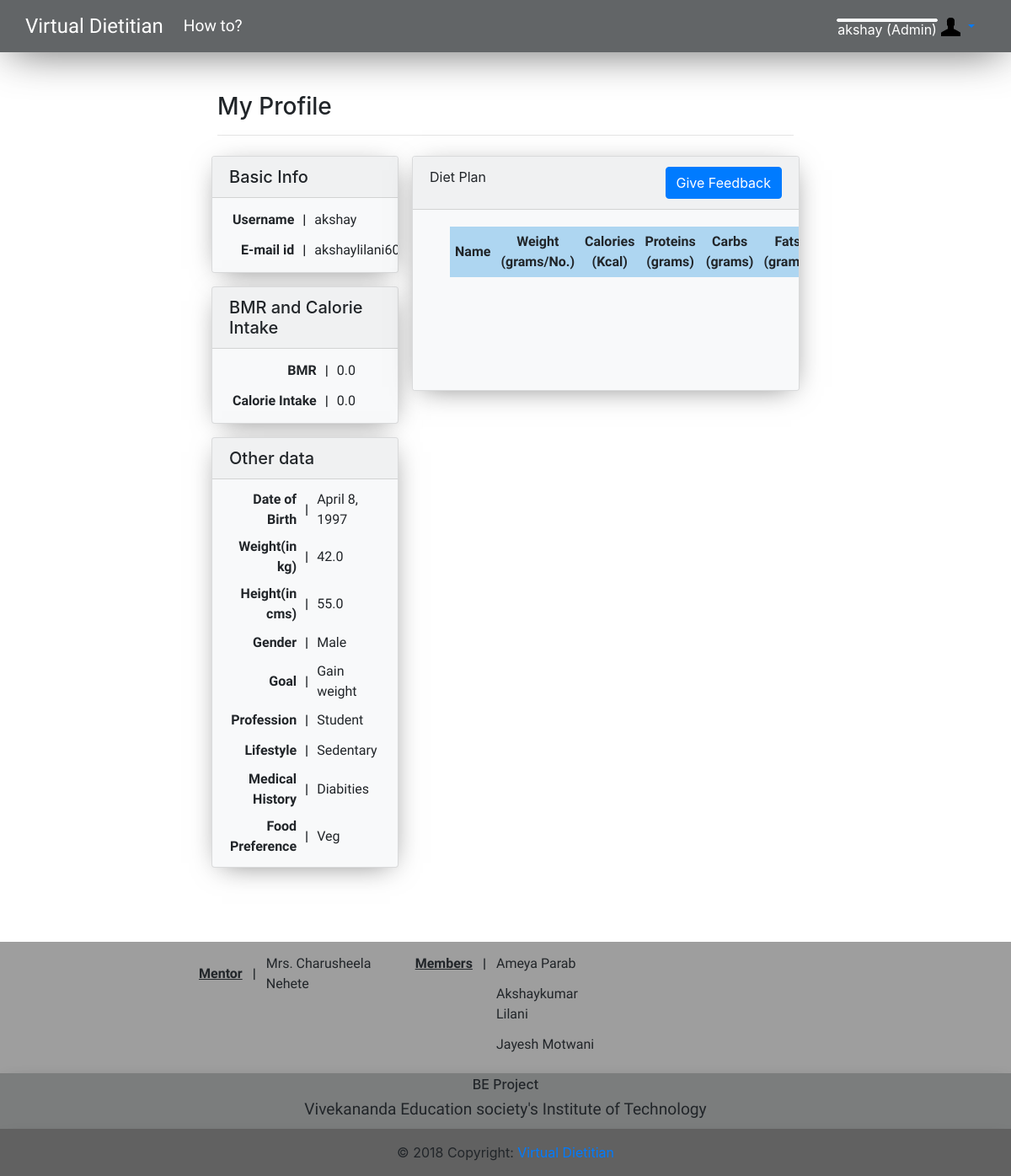
Page /user/2/profile/ (signed in) on the committed database.
### dietplan/models.py (models this page shows, shortened)
class UserDetails(models.Model):
    user = models.ForeignKey(User, on_delete=models.CASCADE)
    date_of_birth = models.DateField()
    weight = models.FloatField()
    height = models.FloatField()
    gender = models.CharField(max_length=6,choices=(('Male','Male'),
                                                    ('Female','Female')))
    goal = models.CharField(max_length=20,choices=(('Gain weight','Gain weight'),
                                                    ('Loose weight','Loose weight'),
                                                    ('Stay Fit','Stay Fit')))
    profession = models.CharField(max_length=50,choices=(('Student','Student'),
                                                        ('Graduate/Intern/Fresher Job/Work from Home','Graduate/Intern/Fresher Job/Work from Home'),
                                                        ('Corporate Work','Corporate Work'),
                                                        ('Medical/Education/Governmental work','Medical/Education/Governmental work'),
                                                        ('Physical Labour Work','Physical Labour Work')))
    lifestyle = models.CharField(max_length=20,choices=(('Sedentary','Sedentary'),
                                                        ('Lightly active','Lightly active'),
                                                        ('Moderately active','Moderately active'),
                                                        ('Very active','Very active'),
                                                        ('Extremely active','Extremely active')))
    medical_history = models.CharField(max_length=40,choices=(('None','None'),
                                                            ('Diabities','Diabities'),
                                                            ('Hypothyroidism','Hypothyroidism'),
                                                            ('Cholesterol','Cholesterol')))
    food_preference = models.CharField(max_length=20,choices=(('Veg','Veg'),
                                                            ('Non-veg','Non-veg'),
                                                            ('Veg including Egg','Veg including Egg')))
    dietPlan = JSONField(default={})
    BMR = models.FloatField(default=0)
    calorieintake = models.FloatField(default=0)
    class Meta:
        verbose_name_plural = 'UserDetails'

### dietplan/views.py (the view)
# urls.py: url(r'^user/(?P<pk>\d+)/profile/$', views.user_profile, name='profile'),
@login_required
def user_profile(request, pk):
    try:
        uif = UserDetails.objects.get(user_id=request.user.id)
    except UserDetails.DoesNotExist:
        return render(request, 'profile.html')
    thePlan = uif.dietPlan
    if feedback.objects.filter(user_id = request.user.id).exists():
        disabledFeedbackField = True
    else:
        disabledFeedbackField = False
    return render(request, 'profile.html', {'uif':uif,'plan':thePlan,
                                            'disable':disabledFeedbackField})

### dietplan/templates/profile.html (shortened to what this page needs)
{% extends 'base.html' %}
{% load staticfiles %}
{% block headblock %}
  <link rel="stylesheet" href="{% static 'css/profile.css' %}">
{% endblock %}
{% block body_block %}
    <div class="profilebody m-auto p-5" >
        <h3>My Profile</h3>
        <hr>
        <div class="row">
            <div class="col-4 p-2">
                <div class="thecard card bg-light mb-3" style="margin: auto;">
                    <h5 class="card-header">Basic Info</h5>
                    <div class="card-body p-auto pt-2 pb-2">
                        <table>
                            <tr >
                                <td class="cardtexta card-text p-1"><b>Username</b></td>
                                <td> <b>|</b> </td>
                                <td class="cardtextb card-text p-1"> {{ user.username }}</td>
                            </tr>
                             <tr>
                                <td class="cardtexta card-text p-1"><b>E-mail id</b></td>
                                 <td> <b>|</b> </td>
                                <td class="cardtextb card-text p-1"> {{ user.email }}</td>
                            </tr>
                        </table>
                    </div>
                </div>
                <div class="thecard card bg-light mb-3" style="margin: auto;">
                    <h5 class="card-header">BMR and Calorie Intake</h5>
                    <div class="card-body p-auto pt-2 pb-2">
                        <table>
                            <tr >
                                <td class="cardtexta card-text p-1"><b>BMR</b></td>
                                <td> <b>|</b> </td>
                                <td class="cardtextb card-text p-1">{{ uif.BMR }}</td>
                            </tr>
                             <tr>
                                <td class="cardtexta card-text p-1"><b>Calorie Intake</b></td>
                                 <td> <b>|</b> </td>
                                <td class="cardtextb card-text p-1"> {{ uif.calorieintake }}</td>
                            </tr>
                        </table>
                    </div>
                </div>
                <div class="thecard card bg-light mb-3">
                    <h5 class="card-header">Other data</h5>
                    <div class="card-body pl-3 pt-2 pb-2">
                        <table>
                            <tr>
                                <td class="cardtexta card-text p-1"><b>Date of Birth</b></td>
                                <td> <b>|</b> </td>
                                <td class="cardtextb card-text p-1"> {{ uif.date_of_birth }}</td>
                            </tr>
                            <tr>
                               <td class="cardtexta card-text p-1"><b>Weight(in kg)</b></td>
                                <td> <b>|</b> </td>
                               <td class="cardtextb card-text p-1"> {{ uif.weight }}</td>
                            </tr>
                            <tr>
                                <td class="cardtexta card-text p-1"><b>Height(in cms)</b></td>
                                <td> <b>|</b> </td>
                                <td class="cardtextb card-text p-1"> {{ uif.height }}</td>
                            </tr>
                            <tr>
                                <td class="cardtexta card-text p-1"><b>Gender</b></td>
                                <td> <b>|</b> </td>
                                <td class="cardtextb card-text p-1"> {{ uif.gender }}</td>
                            </tr>
                            <tr>
                                <td class="cardtexta card-text p-1"><b>Goal</b></td>
                                <td> <b>|</b> </td>
                                <td class="cardtextb card-text p-1"> {{ uif.goal }}</td>
                            </tr>
                            <tr>
                                <td class="cardtexta card-text p-1"><b>Profession</b></td>
                                <td> <b>|</b> </td>
                                <td class="cardtextb card-text p-1"> {{ uif.profession }}</td>
                            </tr>
                            <tr>
                                <td class="cardtexta card-text p-1"><b>Lifestyle</b></td>
                                <td> <b>|</b> </td>
                                <td class="cardtextb card-text p-1"> {{ uif.lifestyle }}</td>
                            </tr>
                            <tr>
                                <td class="cardtexta card-text p-1"><b>Medical History</b></td>
                                <td> <b>|</b> </td>
                                <td class="cardtextb card-text p-1"> {{ uif.medical_history }}</td>
                            </tr>
                            <tr>
                                <td class="cardtexta card-text p-1"><b>Food Preference</b></td>
                                <td> <b>|</b> </td>
                                <td class="cardtextb card-text p-1"> {{ uif.food_preference }}</td>
                            </tr>
                        </table>
                    </div>
                </div>
            </div>
            <div class="col-8 p-2">
                <div class="thecard card bg-light mb-3">
                    <div  class="card-header">
                      Diet Plan
                      {% if not disable %}
                      <button type="button" class="btn btn-primary showFeedButton" data-toggle="modal" data-target="#feedbackModal" style="float:right;">
                        Give Feedback
                      </button>
                      {% else %}
                      <button type="button" class="btn btn-primary disableFeedButton" style="float:right;" disabled>
                        Give Feedback
                      </button>
                      {% endif %}
                    </div>
                    <div class="card-body text-center">
                        {% if uif %}
                        <table class="mealtable m-auto">
                          <tr class="tophead">
                            <td colspan="2" style="border:none;"></td>
                            <th>Name</th>
                            <th>Weight (grams/No.)</th>
                            <th>Calories (Kcal)</th>
                            <th>Proteins (grams)</th>
                            <th>Carbs (grams)</th>
                            <th>Fats (grams)</th>
                          </tr>
                          <tr class="emptyrow">
                            <td></td>
                            <td></td>
                            <td></td>
                            <td></td>
                            <td></td>
                            <td></td>
                            <td></td>
                            <td></td>
                          </tr>
                          <tr class="emptyrow">
                            <td></td>
                            <td></td>
                            <td></td>
                            <td></td>
                            <td></td>
                            <td></td>
                            <td></td>
                            <td></td>
                          </tr>
                          <tr class="emptyrow">
                            <td></td>
                            <td></td>
                            <td></td>
                            <td></td>
                            <td></td>
                            <td></td>
                            <td></td>
                            <td></td>
                          </tr>
                          <tr class="emptyrow">
                            <td></td>
                            <td></td>
                            <td></td>
                            <td></td>
                            <td></td>
                            <td></td>
                            <td></td>
                            <td></td>
                          </tr>
                          <tr class="emptyrow">
                            <td></td>
                            <td></td>
                            <td></td>
                            <td></td>
                            <td></td>
                            <td></td>
                            <td></td>
                            <td></td>
                          </tr>
                          <tr class="emptyrow">
                            <td></td>
                            <td></td>
                            <td></td>
                            <td></td>
                            <td></td>
                            <td></td>
                            <td></td>
                            <td></td>
                          </tr>
                        </table>
                        {% else %}
                          <p class="text-center"> Please fill out this form First </p>
                          <a href="{% url 'uif' pk=user.pk %}"><button class="btn btn-primary center" type="button" name="button">Form</button></a>
                        {% endif %}
                    </div>
                </div>
            </div>
            <div class="col-3 p-2">
            </div>
        </div>
    </div>
{% endblock %}

### dietplan/templates/base.html (shortened to what this page needs)
<!DOCTYPE html>
{% load staticfiles %}
<html>
  <head>
	   <link rel="stylesheet" href="https://maxcdn.bootstrapcdn.com/bootstrap/4.0.0/css/bootstrap.min.css">
     <link rel="stylesheet" href="{% static 'css/base.css' %}">
     <nav class="navbar sticky-top navbar-expand navbar-dark" style="background-color:#626567  ">
       <div class="container ">
  		     <a class="navbar-brand itimFont" href="{% url 'index' %}">Virtual Dietitian</a>
           <div class="collapse navbar-collapse" id="navbarSupportedContent">
             <ul class="navbar-nav mr-auto">
               <li class="nav-item active">
                 <a class="nav-link itimFont1" href="{% url 'index' %}#howto">How to?</a>
               </li>
             </ul>
             {% if not user.is_authenticated %}
             <form class="form-inline my-2 my-lg-1">
               {% if request.path != "/user/register/" %}
               <a href="{% url 'register' %}"><button type="button" class="btn btn-outline-light mr-sm-2 my-2 my-sm-0 itimFont1" >Sign Up</button></a>
               {% endif %}
               {% if request.path != "/user/login/" %}
               <a href="{% url 'signin' %}"><button type="button" class="btn btn-light mr-sm-2 my-2 my-sm-0 itimFont1">Login</button></a>
               {% endif %}
             </form>
           </div>
         </div>
         {% else %}
         <div class="btn-group dropdown show">
           <a class="btn dropdown-toggle" href="#" role="button" id="dropdownMenuLink" data-toggle="dropdown" aria-haspopup="true" aria-expanded="true">
             <p class="btn btn-light" style="color:white; padding:0px; height:4px;">{{user.username}}{% if user.is_superuser %} (Admin){% endif %}</p>
             <img src="{% static 'images/glyphicons-4-user.png' %}" alt="{{ user.username }}"/>
           </a>
         </div>
         {% endif %}
       </nav>
   {% block headblock %}
   {% endblock %}
 </head>
 <body background-color=#fbfcfc>
   {% block body_block %}
   {% endblock %}
 </body>
 <div class="page-footer font-small pt-2">
   <div class="container-fluid text-center text-md-left">
     <div class="row pb-3">
       <div class="col-md-8 m-auto">
         <div class="row m-auto text-center">
           <div class="col-4 text-right">
             <table class="m-auto">
               <tr>
                 <td class="text-right" style="text"><u><b>Mentor</b></u></td>
                 <td><b>|</b></td>
                 <td class="text-left">Mrs. Charusheela Nehete</td>
               </tr>
             </table>
           </div>
           <div class="col-4">
             <table class="m-auto">
               <tr>
                 <th><u>Members</u></th>
                 <th>|</th>
                 <td class="text-left">Ameya Parab</td>
               </tr>
               <tr>
                 <td></td>
                 <td></td>
                 <td class="text-left">Akshaykumar Lilani</td>
               </tr>
               <tr>
                 <td></td>
                 <td></td>
                 <td class="text-left">Jayesh Motwani</td>
               </tr>
             </table>
           </div>
         </div>
       </div>
     </div>
   </div>
   <div class="college-name py-1 m-auto text-center">
     <h6 class="text-center beproject">BE Project</h6>
     <h5 class="text-center itimFont1">Vivekananda Education society's Institute of Technology</h5>
   </div>
   <div class="footer-copyright py-3 text-center">
     © 2018 Copyright:
     <a href="#"> Virtual Dietitian </a>
   </div>
 </div>
</html>

### rows in the picture
UserDetails: BMR "0.0", calorieintake "0.0", date_of_birth "April 8, 1997", weight "42.0", height "55.0", gender "Male", goal "Gain weight", profession "Student", lifestyle "Sedentary", medical_history "Diabities", food_preference "Veg"

### other values in the picture
{{ user.username }} "akshay"
